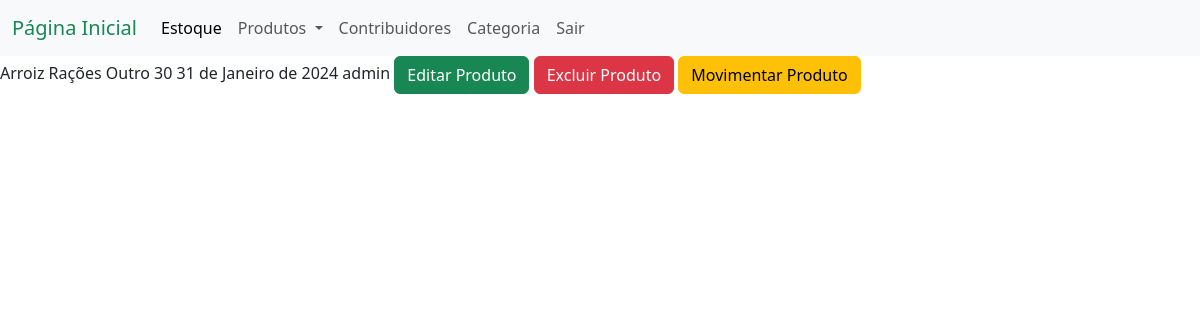
The app's page /Produto/6/ (signed in), older data.
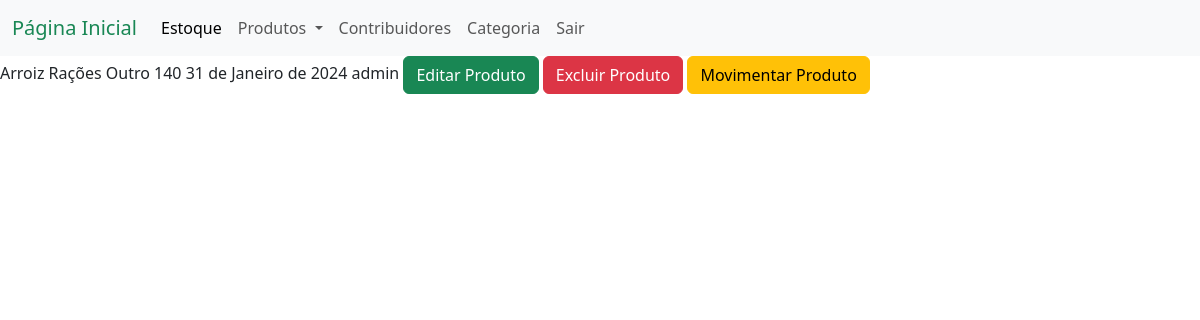
The same page, newer data.
### ABSJ/models.py (models this page shows, shortened)
class Produto(models.Model):
    user = models.ForeignKey(User, on_delete=models.CASCADE)
    categoria = models.ForeignKey(Categoria, on_delete=models.CASCADE, null=True)
    contribuidor = models.ForeignKey(Contribuidor, on_delete=models.CASCADE, null=True)
    produto = models.CharField(max_length=200, unique=True)
    estoque = models.PositiveIntegerField(default=0)
    validade = models.DateField()
    class Meta:
        ordering = ['produto']

class Categoria(models.Model):
    categoria = models.CharField(max_length=100, unique=True)
    class Meta:
        ordering = ['categoria']
    def __str__(self):
        return self.categoria

class Contribuidor(models.Model):
    contribuidor = models.CharField(max_length=250, unique=True)
    tipocontribuidor = models.CharField(choices=CONTRIBUIDOR, max_length=10)
    tempo = models.DateField()
    quantidade_dias = models.PositiveIntegerField(default=0)
    observacoes = models.TextField(blank=True, null=True)
    class Meta:
        ordering = ['tempo']
    def __str__(self):
        return self.contribuidor

### ABSJ/views.py (the view)
# urls.py: path('Produto/<int:id>/', v.produto_Read, name='Produto_read'),
@login_required
def produto_Read(request, id):
    read_produto = m.Produto.objects.get(id=id)
    return render(request, 'read_Produto.html', {'readPro':read_produto})

### templates/read_Produto.html (shortened to what this page needs)
{% extends 'home.html' %}
{% load static %}
{% block content %}
{{ readPro.produto }}
{{ readPro.categoria }}
{{ readPro.contribuidor }}
{{ readPro.estoque }}
{{ readPro.validade }}
{{ readPro.user }}
<a class="btn btn-success" href="{% url 'Produto_update' id=readPro.id %}">Editar Produto</a>
<a class="btn btn-danger" href="{% url 'Produto_delete' id=readPro.id %}">Excluir Produto</a>
<a class="btn btn-warning " href="{% url 'Movimento_produto' id=readPro.id %}">Movimentar Produto</a>
{% endblock %}

Row changes from the older to the newer data that the page shows:
changed Produto "Arroiz": estoque "30" → "140"
